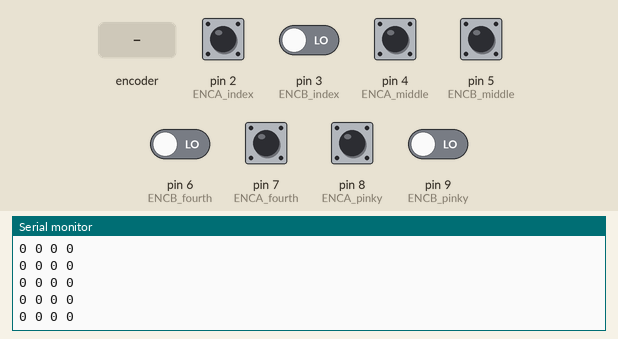
A sketch run on a simulated Arduino Uno, built with avr-gcc and run on an emulated ATmega328P. Shown: the last lines printed to the serial monitor. The test bench sets the inputs (shaded band); at power-on: pin 2 (ENCA_index), pin 4 (ENCA_middle), pin 5 (ENCB_middle), pin 7 (ENCA_fourth), pin 8 (ENCA_pinky) HIGH, pin 3 (ENCB_index), pin 6 (ENCB_fourth), pin 9 (ENCB_pinky) LOW.

Above: at 1.2 s.
1.3 s: rotary encoder on pin 2 (ENCA_index) / pin 3 (ENCB_index) turned 1 step (first pin leading)
At 2.2 s:
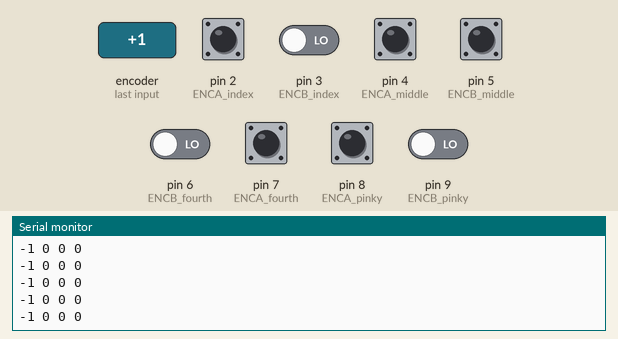
4.5 s: rotary encoder on pin 2 (ENCA_index) / pin 3 (ENCB_index) turned 1 step (first pin leading)
At 5.4 s:
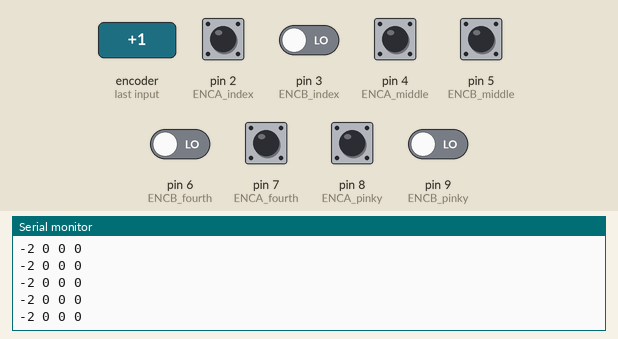
7.7 s: rotary encoder on pin 2 (ENCA_index) / pin 3 (ENCB_index) turned 2 steps (second pin leading)
At 8.8 s:
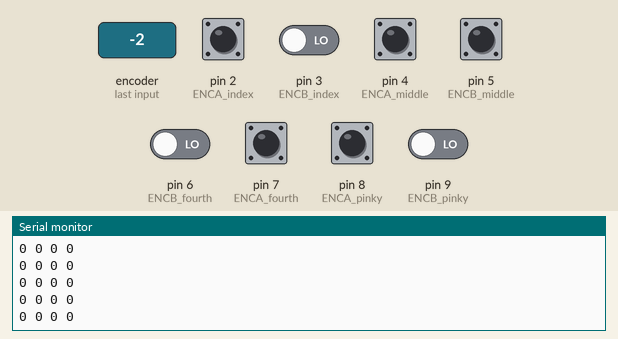
11.1 s: rotary encoder on pin 2 (ENCA_index) / pin 3 (ENCB_index) turned 1 step (first pin leading)
At 12.1 s:
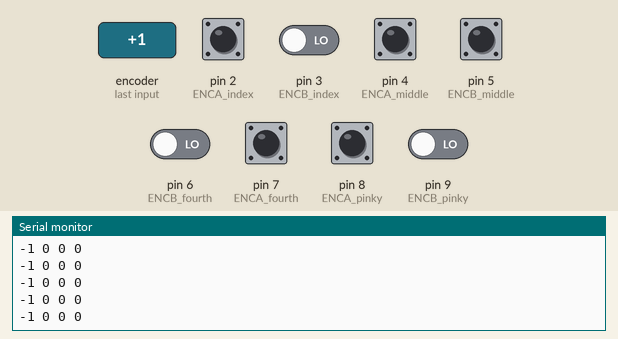
14.3 s: pin 4 (ENCA_middle) pulsed LOW 2 times (0.12 s each, 0.3 s apart)
At 14.8 s:
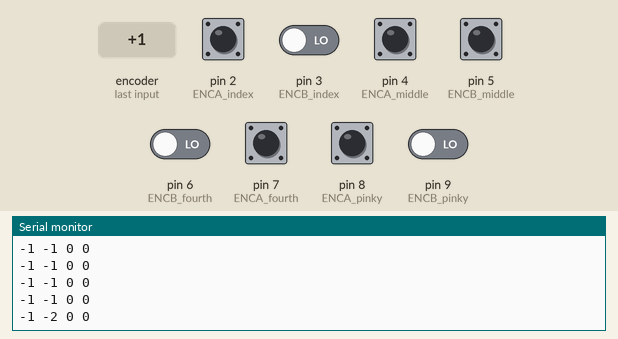
17.9 s: rotary encoder on pin 2 (ENCA_index) / pin 3 (ENCB_index) turned 2 steps (second pin leading)
At 18.6 s:
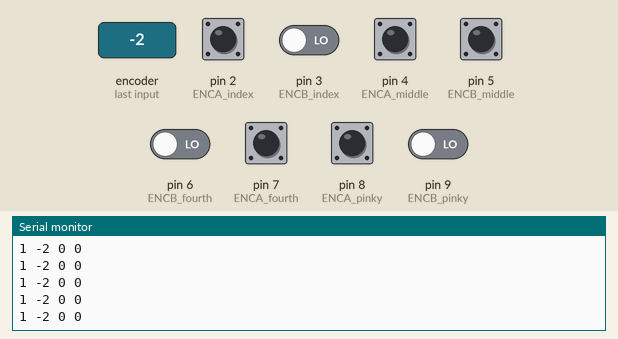
Timing chart, 0 to 20.9 s (numbered marks = the images above; inputs shaded):
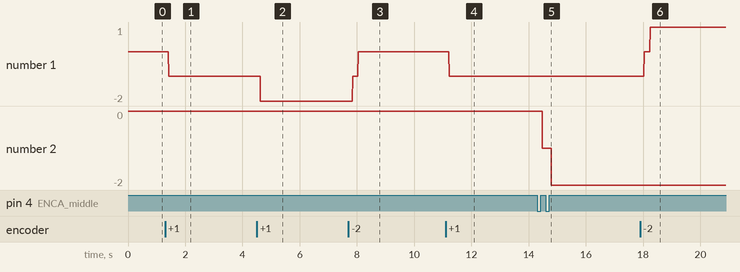

The sketch:

EncoderRead.ino
```cpp
#define ENCA_index 2  // purple
#define ENCB_index 3  // blue
#define ENCA_middle 4  // purple
#define ENCB_middle 5  // blue
#define ENCA_fourth 7  // purple
#define ENCB_fourth 6  // blue
#define ENCA_pinky 8  // purple
#define ENCB_pinky 9  // blue

int pos_index = 0;
int pos_middle = 0;
int pos_fourth = 0;
int pos_pinky = 0;

int a_middle_prev = 0;
int a_middle = 0;
int b_middle_prev = 0;
int b_middle = 0;

int a_fourth_prev = 0;
int a_fourth = 0;
int b_fourth_prev = 0;
int b_fourth = 0;

int a_pinky_prev = 0;
int a_pinky = 0;
int b_pinky_prev = 0;
int b_pinky = 0;

void setup()
{
    Serial.begin(9600);

    pinMode(ENCA_index, INPUT);
    pinMode(ENCB_index, INPUT);
    pinMode(ENCA_middle, INPUT);
    pinMode(ENCB_middle, INPUT);
    pinMode(ENCA_fourth, INPUT);
    pinMode(ENCB_fourth, INPUT);
    pinMode(ENCA_pinky, INPUT);
    pinMode(ENCB_pinky, INPUT);

    cli();
    TCCR2A = 0b01010011;
    TCCR2B = 0b00001100;
    OCR2A = 84;
    OCR2B = OCR2A/2;
    TIMSK1 |= B00000010;
    sei();

    attachInterrupt(digitalPinToInterrupt(ENCA_index), readIndexEncoder, RISING);
}

void loop()
{
    a_middle_prev = digitalRead(ENCA_middle);
    b_middle_prev = digitalRead(ENCB_middle);

    a_fourth_prev = digitalRead(ENCA_fourth);
    b_fourth_prev = digitalRead(ENCA_fourth);

    a_pinky_prev = digitalRead(ENCA_pinky);
    b_pinky_prev = digitalRead(ENCA_pinky);

    Serial.print(pos_index);
    Serial.print(" ");
    Serial.print(pos_middle);
    Serial.print(" ");
    Serial.print(pos_fourth);
    Serial.print(" ");
    Serial.print(pos_pinky);
    Serial.println();
}

void readIndexEncoder()
{
    int b_index = digitalRead(ENCB_index);
    if(b_index>0)
    {
        pos_index++;  //CW (up)
    }
    else
    {
        pos_index--;  //CCW (down)
    }
}

ISR(TIMER1_COMPA_vect)
{
    // middle finger
    a_middle = digitalRead(ENCA_middle);

    // RISING: from LOW to HIGH
    if (a_middle_prev == LOW && a_middle == HIGH)
    {
      b_middle = digitalRead(ENCB_middle);

      if(a_middle_prev == LOW && b_middle_prev == LOW && a_middle == LOW && b_middle == HIGH)
      {
          pos_middle--;
      }
      else if (a_middle_prev == LOW && b_middle_prev == LOW && a_middle == HIGH && b_middle == LOW)
      {
          pos_middle++;
      }
      else if (a_middle_prev == LOW && b_middle_prev == HIGH && a_middle == HIGH && b_middle == HIGH)
      {
          pos_middle--;
      }
      else if (a_middle_prev == LOW && b_middle_prev == HIGH && a_middle == LOW && b_middle == LOW)
      {
          pos_middle++;
      }
      else if (a_middle_prev == HIGH && b_middle_prev == LOW && a_middle == LOW && b_middle == LOW)
      {
          pos_middle--;
      }
      else if (a_middle_prev == HIGH && b_middle_prev == LOW && a_middle == HIGH && b_middle == HIGH)
      {
          pos_middle++;
      }
      else if (a_middle_prev == HIGH && b_middle_prev == HIGH && a_middle == HIGH && b_middle == LOW)
      {
          pos_middle--;
      }
      else if (a_middle_prev == HIGH && b_middle_prev == HIGH && a_middle == LOW && b_middle == HIGH)
      {
          pos_middle++;
      }
    }
    a_middle_prev = a_middle;
    b_middle_prev = b_middle;

    // fourth finger
    a_fourth = digitalRead(ENCA_fourth);

    // RISING: from LOW to HIGH
    if (a_fourth_prev == LOW && a_fourth == HIGH)
    {
      b_fourth = digitalRead(ENCB_fourth);

      if(a_fourth_prev == LOW && b_middle_prev == LOW && a_fourth == LOW && b_fourth == HIGH)
      {
          pos_fourth--;
      }
      else if (a_fourth_prev == LOW && b_middle_prev == LOW && a_fourth == HIGH && b_fourth == LOW)
      {
          pos_fourth++;
      }
      else if (a_fourth_prev == LOW && b_middle_prev == HIGH && a_fourth == HIGH && b_fourth == HIGH)
      {
          pos_fourth--;
      }
      else if (a_fourth_prev == LOW && b_middle_prev == HIGH && a_fourth == LOW && b_fourth == LOW)
      {
          pos_fourth++;
      }
      else if (a_fourth_prev == HIGH && b_middle_prev == LOW && a_fourth == LOW && b_fourth == LOW)
      {
          pos_fourth--;
      }
      else if (a_fourth_prev == HIGH && b_middle_prev == LOW && a_fourth == HIGH && b_fourth == HIGH)
      {
          pos_fourth++;
      }
      else if (a_fourth_prev == HIGH && b_middle_prev == HIGH && a_fourth == HIGH && b_fourth == LOW)
      {
          pos_fourth--;
      }
      else if (a_fourth_prev == HIGH && b_middle_prev == HIGH && a_fourth == LOW && b_fourth == HIGH)
      {
          pos_fourth++;
      }
    }
    a_fourth_prev = a_fourth;
    b_fourth_prev = b_fourth;

    // pinky
    a_pinky = digitalRead(ENCA_pinky);

    // RISING: from LOW to HIGH
    if (a_pinky_prev == LOW && a_pinky == HIGH)
    {
      b_pinky = digitalRead(ENCB_pinky);

      if(a_pinky_prev == LOW && b_middle_prev == LOW && a_pinky == LOW && b_pinky == HIGH)
      {
          pos_pinky--;
      }
      else if (a_pinky_prev == LOW && b_middle_prev == LOW && a_pinky == HIGH && b_pinky == LOW)
      {
          pos_pinky++;
      }
      else if (a_pinky_prev == LOW && b_middle_prev == HIGH && a_pinky == HIGH && b_pinky == HIGH)
      {
          pos_pinky--;
      }
      else if (a_pinky_prev == LOW && b_middle_prev == HIGH && a_pinky == LOW && b_pinky == LOW)
      {
          pos_pinky++;
      }
      else if (a_pinky_prev == HIGH && b_middle_prev == LOW && a_pinky == LOW && b_pinky == LOW)
      {
          pos_pinky--;
      }
      else if (a_pinky_prev == HIGH && b_middle_prev == LOW && a_pinky == HIGH && b_pinky == HIGH)
      {
          pos_pinky++;
      }
      else if (a_pinky_prev == HIGH && b_middle_prev == HIGH && a_pinky == HIGH && b_pinky == LOW)
      {
          pos_pinky--;
      }
      else if (a_pinky_prev == HIGH && b_middle_prev == HIGH && a_pinky == LOW && b_pinky == HIGH)
      {
          pos_pinky++;
      }
    }
    a_pinky_prev = a_pinky;
    b_pinky_prev = b_pinky;
}
```

Measured:
- after the input at 1.3 s, the serial monitor: prints a new line after 0.12 s (image 1)
- after the input at 4.5 s, the serial monitor: prints a new line after 0.13 s (image 2)
- after the input at 7.7 s, the serial monitor: prints a new line after 0.15 s (image 3)
- after the input at 11.1 s, the serial monitor: prints a new line after 0.12 s (image 4)
- after the input at 14.3 s, the serial monitor: prints a new line after 0.19 s (image 5)
- after the input at 17.9 s, the serial monitor: prints a new line after 0.14 s (image 6)
- plotted number 1: 0 → -1 after the input at 1.3 s, -1 → -2 after the input at 4.5 s, 0 → -1 after the input at 11.1 s, -1 → 1 after the input at 17.9 s
- plotted number 2: 0 → -2 after the input at 14.3 s
